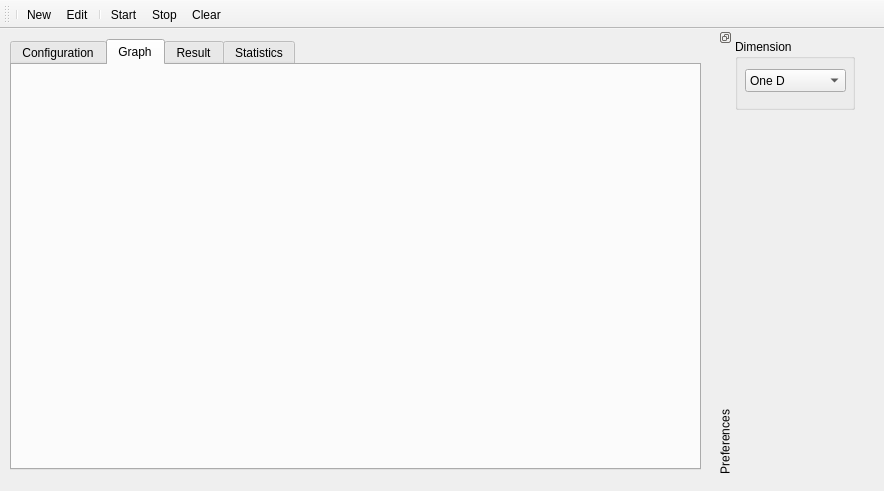
<?xml version="1.0" encoding="UTF-8"?>
<ui version="4.0">
 <class>MainWindow</class>
 <widget class="QMainWindow" name="MainWindow">
  <property name="geometry">
   <rect>
    <x>0</x>
    <y>0</y>
    <width>884</width>
    <height>491</height>
   </rect>
  </property>
  <property name="minimumSize">
   <size>
    <width>884</width>
    <height>0</height>
   </size>
  </property>
  <property name="windowTitle">
   <string>Random Walk Simulator</string>
  </property>
  <widget class="QWidget" name="centralWidget">
   <widget class="QWidget" name="verticalLayoutWidget">
    <property name="geometry">
     <rect>
      <x>10</x>
      <y>10</y>
      <width>691</width>
      <height>431</height>
     </rect>
    </property>
    <layout class="QVBoxLayout" name="central_layout">
     <property name="spacing">
      <number>0</number>
     </property>
     <item>
      <widget class="QTabWidget" name="information_widget">
       <property name="currentIndex">
        <number>1</number>
       </property>
       <widget class="QWidget" name="conf_tab">
        <attribute name="title">
         <string>Configuration</string>
        </attribute>
        <widget class="QWidget" name="gridLayoutWidget_3">
         <property name="geometry">
          <rect>
           <x>10</x>
           <y>20</y>
           <width>591</width>
           <height>181</height>
          </rect>
         </property>
         <layout class="QGridLayout" name="conf_layout">
          <item row="0" column="0">
           <widget class="QGroupBox" name="starting_number_box">
            <property name="title">
             <string>Starting Number</string>
            </property>
            <widget class="QLabel" name="starting_number_label">
             <property name="geometry">
              <rect>
               <x>40</x>
               <y>30</y>
               <width>171</width>
               <height>20</height>
              </rect>
             </property>
             <property name="text">
              <string>None</string>
             </property>
            </widget>
           </widget>
          </item>
          <item row="0" column="1">
           <widget class="QGroupBox" name="random_walk_box">
            <property name="title">
             <string>Random Walk Number</string>
            </property>
            <widget class="QLabel" name="random_walk_label">
             <property name="geometry">
              <rect>
               <x>50</x>
               <y>30</y>
               <width>171</width>
               <height>20</height>
              </rect>
             </property>
             <property name="text">
              <string>None</string>
             </property>
            </widget>
           </widget>
          </item>
          <item row="1" column="0">
           <widget class="QGroupBox" name="nagetive_range_box">
            <property name="title">
             <string>Nagetive Range</string>
            </property>
            <widget class="QLabel" name="nagetive_range_label">
             <property name="geometry">
              <rect>
               <x>40</x>
               <y>30</y>
               <width>171</width>
               <height>20</height>
              </rect>
             </property>
             <property name="text">
              <string>None</string>
             </property>
            </widget>
           </widget>
          </item>
          <item row="1" column="1">
           <widget class="QGroupBox" name="positive_range_box">
            <property name="title">
             <string>Positive Range</string>
            </property>
            <widget class="QLabel" name="positive_range_label">
             <property name="geometry">
              <rect>
               <x>50</x>
               <y>30</y>
               <width>171</width>
               <height>20</height>
              </rect>
             </property>
             <property name="text">
              <string>None</string>
             </property>
            </widget>
           </widget>
          </item>
          <item row="2" column="0">
           <widget class="QGroupBox" name="random_walk_distance_box">
            <property name="title">
             <string>Random Walk Distance</string>
            </property>
            <widget class="QLabel" name="random_walk_distance_label">
             <property name="geometry">
              <rect>
               <x>40</x>
               <y>26</y>
               <width>171</width>
               <height>21</height>
              </rect>
             </property>
             <property name="text">
              <string>None</string>
             </property>
            </widget>
           </widget>
          </item>
         </layout>
        </widget>
       </widget>
       <widget class="QWidget" name="graph_tab">
        <attribute name="title">
         <string>Graph</string>
        </attribute>
       </widget>
       <widget class="QWidget" name="result_tab">
        <attribute name="title">
         <string>Result</string>
        </attribute>
        <widget class="QWidget" name="verticalLayoutWidget_2">
         <property name="geometry">
          <rect>
           <x>10</x>
           <y>10</y>
           <width>661</width>
           <height>381</height>
          </rect>
         </property>
         <layout class="QVBoxLayout" name="result_layout">
          <item>
           <widget class="RandomWalkTable" name="result_table"/>
          </item>
         </layout>
        </widget>
       </widget>
       <widget class="QWidget" name="statistics_tab">
        <attribute name="title">
         <string>Statistics</string>
        </attribute>
        <widget class="QWidget" name="gridLayoutWidget_2">
         <property name="geometry">
          <rect>
           <x>20</x>
           <y>70</y>
           <width>581</width>
           <height>241</height>
          </rect>
         </property>
         <layout class="QGridLayout" name="statistics_layout">
          <item row="3" column="0">
           <widget class="QLabel" name="tenth_percentile_label">
            <property name="text">
             <string>10'th percentile</string>
            </property>
           </widget>
          </item>
          <item row="5" column="0">
           <widget class="QLabel" name="mean_label">
            <property name="text">
             <string>Mean value</string>
            </property>
           </widget>
          </item>
          <item row="6" column="0">
           <widget class="QLabel" name="standard_deviation_label">
            <property name="text">
             <string>Standard Deviation</string>
            </property>
           </widget>
          </item>
          <item row="1" column="0">
           <widget class="QLabel" name="maximum_label">
            <property name="text">
             <string>Minimum Value</string>
            </property>
           </widget>
          </item>
          <item row="1" column="1">
           <widget class="QLabel" name="minimum_value">
            <property name="text">
             <string/>
            </property>
           </widget>
          </item>
          <item row="3" column="1">
           <widget class="QLabel" name="tenth_percentile_value">
            <property name="text">
             <string/>
            </property>
           </widget>
          </item>
          <item row="5" column="1">
           <widget class="QLabel" name="mean_value">
            <property name="text">
             <string/>
            </property>
           </widget>
          </item>
          <item row="6" column="1">
           <widget class="QLabel" name="standard_deviation_value">
            <property name="text">
             <string/>
            </property>
           </widget>
          </item>
          <item row="2" column="0">
           <widget class="QLabel" name="minimum_label">
            <property name="text">
             <string>Macimum Value</string>
            </property>
           </widget>
          </item>
          <item row="2" column="1">
           <widget class="QLabel" name="maximum_value">
            <property name="text">
             <string/>
            </property>
           </widget>
          </item>
          <item row="4" column="0">
           <widget class="QLabel" name="ninetieth_percentile_label">
            <property name="text">
             <string>90'th percentile</string>
            </property>
           </widget>
          </item>
          <item row="4" column="1">
           <widget class="QLabel" name="ninetieth_percentile_value">
            <property name="text">
             <string/>
            </property>
           </widget>
          </item>
         </layout>
        </widget>
        <widget class="QComboBox" name="dimension_statistics_box">
         <property name="geometry">
          <rect>
           <x>20</x>
           <y>20</y>
           <width>91</width>
           <height>23</height>
          </rect>
         </property>
         <item>
          <property name="text">
           <string>First D</string>
          </property>
         </item>
         <item>
          <property name="text">
           <string>Second D</string>
          </property>
         </item>
        </widget>
        <widget class="QComboBox" name="step_statistics_box">
         <property name="geometry">
          <rect>
           <x>140</x>
           <y>20</y>
           <width>161</width>
           <height>23</height>
          </rect>
         </property>
         <property name="toolTip">
          <string>if the number is not int. Then it will be rounded.</string>
         </property>
         <item>
          <property name="text">
           <string>10% of random step</string>
          </property>
         </item>
         <item>
          <property name="text">
           <string>20% of random step</string>
          </property>
         </item>
         <item>
          <property name="text">
           <string>30% of random step</string>
          </property>
         </item>
         <item>
          <property name="text">
           <string>40% of random step</string>
          </property>
         </item>
         <item>
          <property name="text">
           <string>50% of random step</string>
          </property>
         </item>
         <item>
          <property name="text">
           <string>60% of random step</string>
          </property>
         </item>
         <item>
          <property name="text">
           <string>70% of random step</string>
          </property>
         </item>
         <item>
          <property name="text">
           <string>80% of random step</string>
          </property>
         </item>
         <item>
          <property name="text">
           <string>90% of random step</string>
          </property>
         </item>
         <item>
          <property name="text">
           <string>100% of random step</string>
          </property>
         </item>
        </widget>
       </widget>
      </widget>
     </item>
    </layout>
   </widget>
  </widget>
  <widget class="QDockWidget" name="preference_widget">
   <property name="minimumSize">
    <size>
     <width>168</width>
     <height>449</height>
    </size>
   </property>
   <property name="maximumSize">
    <size>
     <width>168</width>
     <height>449</height>
    </size>
   </property>
   <property name="features">
    <set>QDockWidget::DockWidgetFloatable|QDockWidget::DockWidgetMovable|QDockWidget::DockWidgetVerticalTitleBar</set>
   </property>
   <property name="windowTitle">
    <string>Preferences</string>
   </property>
   <attribute name="dockWidgetArea">
    <number>2</number>
   </attribute>
   <widget class="QWidget" name="preference_widget_contents">
    <widget class="QGroupBox" name="dimension_box">
     <property name="geometry">
      <rect>
       <x>0</x>
       <y>10</y>
       <width>120</width>
       <height>71</height>
      </rect>
     </property>
     <property name="title">
      <string>Dimension</string>
     </property>
     <widget class="QComboBox" name="dimension_value">
      <property name="geometry">
       <rect>
        <x>10</x>
        <y>30</y>
        <width>101</width>
        <height>23</height>
       </rect>
      </property>
      <item>
       <property name="text">
        <string>One D</string>
       </property>
      </item>
      <item>
       <property name="text">
        <string>Two D</string>
       </property>
      </item>
     </widget>
    </widget>
   </widget>
  </widget>
  <widget class="QToolBar" name="toolBar">
   <property name="windowTitle">
    <string>toolBar</string>
   </property>
   <attribute name="toolBarArea">
    <enum>TopToolBarArea</enum>
   </attribute>
   <attribute name="toolBarBreak">
    <bool>false</bool>
   </attribute>
   <addaction name="separator"/>
   <addaction name="action_new"/>
   <addaction name="action_edit"/>
   <addaction name="separator"/>
   <addaction name="action_start"/>
   <addaction name="action_stop"/>
   <addaction name="action_clear"/>
  </widget>
  <action name="action_new">
   <property name="icon">
    <iconset resource="res.qrc">
     <normaloff>:/res/new_file.png</normaloff>
     <normalon>:/res/save.png</normalon>:/res/new_file.png</iconset>
   </property>
   <property name="text">
    <string>New</string>
   </property>
  </action>
  <action name="action_edit">
   <property name="icon">
    <iconset>
     <normalon>:/res/save.png</normalon>
    </iconset>
   </property>
   <property name="text">
    <string>Edit</string>
   </property>
  </action>
  <action name="action_start">
   <property name="icon">
    <iconset>
     <normalon>:/res/start.png</normalon>
    </iconset>
   </property>
   <property name="text">
    <string>Start</string>
   </property>
  </action>
  <action name="action_clear">
   <property name="icon">
    <iconset resource="res.qrc">
     <normaloff>:/res/reset.png</normaloff>:/res/reset.png</iconset>
   </property>
   <property name="text">
    <string>Clear</string>
   </property>
  </action>
  <action name="action_stop">
   <property name="icon">
    <iconset>
     <normalon>:/res/stop.png</normalon>
    </iconset>
   </property>
   <property name="text">
    <string>Stop</string>
   </property>
  </action>
 </widget>
 <customwidgets>
  <customwidget>
   <class>RandomWalkTable</class>
   <extends>QTableWidget</extends>
   <header>random_walk_table</header>
  </customwidget>
 </customwidgets>
 <resources>
  <include location="res.qrc"/>
 </resources>
 <connections>
  <connection>
   <sender>dimension_value</sender>
   <signal>currentIndexChanged(int)</signal>
   <receiver>MainWindow</receiver>
   <slot>change_dimension(int)</slot>
   <hints>
    <hint type="sourcelabel">
     <x>819</x>
     <y>91</y>
    </hint>
    <hint type="destinationlabel">
     <x>709</x>
     <y>54</y>
    </hint>
   </hints>
  </connection>
  <connection>
   <sender>dimension_statistics_box</sender>
   <signal>currentIndexChanged(int)</signal>
   <receiver>MainWindow</receiver>
   <slot>refresh_statistics_tab(int)</slot>
   <hints>
    <hint type="sourcelabel">
     <x>98</x>
     <y>110</y>
    </hint>
    <hint type="destinationlabel">
     <x>187</x>
     <y>44</y>
    </hint>
   </hints>
  </connection>
  <connection>
   <sender>step_statistics_box</sender>
   <signal>currentIndexChanged(int)</signal>
   <receiver>MainWindow</receiver>
   <slot>refresh_statistics_tab(int)</slot>
   <hints>
    <hint type="sourcelabel">
     <x>278</x>
     <y>105</y>
    </hint>
    <hint type="destinationlabel">
     <x>418</x>
     <y>40</y>
    </hint>
   </hints>
  </connection>
 </connections>
 <slots>
  <slot>refresh_statistics_tab(int)</slot>
  <slot>change_dimension(int)</slot>
 </slots>
</ui>
